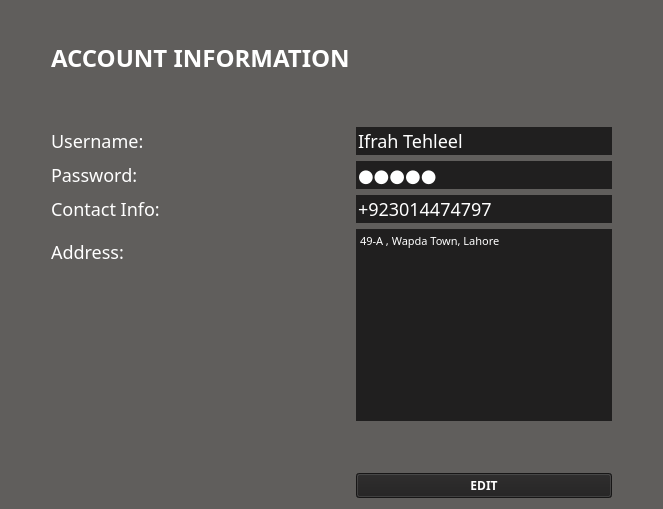
              <widget class="QWidget" name="accountInfo_page">
               <property name="styleSheet">
                <string notr="true">*{
font-family: century gothic;
background-color:#605E5C ;
}
QLineEdit, QTextEdit{
background: #201f1f;
border:#201f1f;
color:white;
font-size:18px;
}
QLabel{
color: white;
font-size: 18px;

}
QPushButton, QToolButton{
font-weight:bold;
color:white ;
background:#201f1f;
}
QPushButton:hover{
color:white;
background-color:black;
}
</string>
               </property>
               <layout class="QVBoxLayout" name="verticalLayout">
                <item>
                 <spacer name="verticalSpacer_6">
                  <property name="orientation">
                   <enum>Qt::Vertical</enum>
                  </property>
                  <property name="sizeType">
                   <enum>QSizePolicy::Minimum</enum>
                  </property>
                  <property name="sizeHint" stdset="0">
                   <size>
                    <width>20</width>
                    <height>30</height>
                   </size>
                  </property>
                 </spacer>
                </item>
                <item>
                 <layout class="QHBoxLayout" name="horizontalLayout_10">
                  <item>
                   <spacer name="horizontalSpacer_11">
                    <property name="orientation">
                     <enum>Qt::Horizontal</enum>
                    </property>
                    <property name="sizeType">
                     <enum>QSizePolicy::Fixed</enum>
                    </property>
                    <property name="sizeHint" stdset="0">
                     <size>
                      <width>40</width>
                      <height>20</height>
                     </size>
                    </property>
                   </spacer>
                  </item>
                  <item>
                   <layout class="QFormLayout" name="account_form">
                    <item row="0" column="0">
                     <widget class="QLabel" name="accountInfo_label">
                      <property name="styleSheet">
                       <string notr="true">FONT-WEIGHT:BOLD;
font-size:24px;</string>
                      </property>
                      <property name="text">
                       <string>ACCOUNT INFORMATION</string>
                      </property>
                     </widget>
                    </item>
                    <item row="1" column="0">
                     <spacer name="verticalSpacer_4">
                      <property name="orientation">
                       <enum>Qt::Vertical</enum>
                      </property>
                      <property name="sizeHint" stdset="0">
                       <size>
                        <width>20</width>
                        <height>40</height>
                       </size>
                      </property>
                     </spacer>
                    </item>
                    <item row="2" column="0">
                     <widget class="QLabel" name="username_label">
                      <property name="text">
                       <string>Username:</string>
                      </property>
                     </widget>
                    </item>
                    <item row="2" column="1">
                     <widget class="QLineEdit" name="username_lineEdit">
                      <property name="text">
                       <string>Ifrah Tehleel</string>
                      </property>
                     </widget>
                    </item>
                    <item row="3" column="0">
                     <widget class="QLabel" name="password_label">
                      <property name="text">
                       <string>Password:</string>
                      </property>
                     </widget>
                    </item>
                    <item row="3" column="1">
                     <widget class="QLineEdit" name="password_lineEdit">
                      <property name="text">
                       <string>Ifrah</string>
                      </property>
                      <property name="echoMode">
                       <enum>QLineEdit::Password</enum>
                      </property>
                     </widget>
                    </item>
                    <item row="4" column="0">
                     <widget class="QLabel" name="contactInfo_label">
                      <property name="text">
                       <string>Contact Info:</string>
                      </property>
                     </widget>
                    </item>
                    <item row="4" column="1">
                     <widget class="QLineEdit" name="contactInfo_lineEdit">
                      <property name="text">
                       <string>+923014474797</string>
                      </property>
                     </widget>
                    </item>
                    <item row="5" column="0">
                     <widget class="QLabel" name="address_label">
                      <property name="text">
                       <string>Address:</string>
                      </property>
                     </widget>
                    </item>
                    <item row="5" column="1">
                     <widget class="QTextEdit" name="address_lineEdit">
                      <property name="styleSheet">
                       <string notr="true">border-radius: 0px;</string>
                      </property>
                      <property name="html">
                       <string>&lt;!DOCTYPE HTML PUBLIC &quot;-//W3C//DTD HTML 4.0//EN&quot; &quot;http://www.w3.org/TR/REC-html40/strict.dtd&quot;&gt;
&lt;html&gt;&lt;head&gt;&lt;meta name=&quot;qrichtext&quot; content=&quot;1&quot; /&gt;&lt;style type=&quot;text/css&quot;&gt;
p, li { white-space: pre-wrap; }
&lt;/style&gt;&lt;/head&gt;&lt;body style=&quot; font-family:'century gothic'; font-size:18px; font-weight:400; font-style:normal;&quot;&gt;
&lt;p style=&quot; margin-top:0px; margin-bottom:0px; margin-left:0px; margin-right:0px; -qt-block-indent:0; text-indent:0px;&quot;&gt;&lt;span style=&quot; font-size:8.21053pt;&quot;&gt;49-A , Wapda Town, Lahore&lt;/span&gt;&lt;/p&gt;
&lt;p style=&quot;-qt-paragraph-type:empty; margin-top:0px; margin-bottom:0px; margin-left:0px; margin-right:0px; -qt-block-indent:0; text-indent:0px; font-size:8.21053pt;&quot;&gt;&lt;br /&gt;&lt;/p&gt;&lt;/body&gt;&lt;/html&gt;</string>
                      </property>
                     </widget>
                    </item>
                    <item row="6" column="1">
                     <spacer name="verticalSpacer_5">
                      <property name="orientation">
                       <enum>Qt::Vertical</enum>
                      </property>
                      <property name="sizeHint" stdset="0">
                       <size>
                        <width>20</width>
                        <height>40</height>
                       </size>
                      </property>
                     </spacer>
                    </item>
                    <item row="7" column="1">
                     <widget class="QPushButton" name="edit_pushButton">
                      <property name="styleSheet">
                       <string notr="true">FONT-SIZE: 18PX;</string>
                      </property>
                      <property name="text">
                       <string>EDIT</string>
                      </property>
                     </widget>
                    </item>
                   </layout>
                  </item>
                  <item>
                   <spacer name="horizontalSpacer_12">
                    <property name="orientation">
                     <enum>Qt::Horizontal</enum>
                    </property>
                    <property name="sizeHint" stdset="0">
                     <size>
                      <width>40</width>
                      <height>20</height>
                     </size>
                    </property>
                   </spacer>
                  </item>
                 </layout>
                </item>
               </layout>
              </widget>
